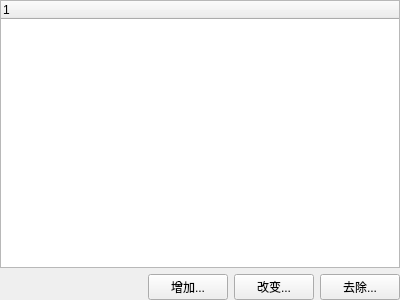
<?xml version="1.0" encoding="UTF-8"?>
<ui version="4.0">
 <class>CAttributesEditorUI</class>
 <widget class="QWidget" name="CAttributesEditorUI">
  <property name="geometry">
   <rect>
    <x>0</x>
    <y>0</y>
    <width>400</width>
    <height>300</height>
   </rect>
  </property>
  <property name="windowTitle">
   <string>Custom Attributes</string>
  </property>
  <layout class="QVBoxLayout" name="verticalLayout">
   <property name="leftMargin">
    <number>0</number>
   </property>
   <property name="topMargin">
    <number>0</number>
   </property>
   <property name="rightMargin">
    <number>0</number>
   </property>
   <property name="bottomMargin">
    <number>0</number>
   </property>
   <item>
    <widget class="CPropertyEditorUIBase" name="Editor"/>
   </item>
   <item>
    <layout class="QHBoxLayout" name="horizontalLayout">
     <item>
      <spacer name="horizontalSpacer">
       <property name="orientation">
        <enum>Qt::Horizontal</enum>
       </property>
       <property name="sizeHint" stdset="0">
        <size>
         <width>40</width>
         <height>20</height>
        </size>
       </property>
      </spacer>
     </item>
     <item>
      <widget class="QPushButton" name="AddButton">
       <property name="statusTip">
        <string>Add new custom attribute for the selected items</string>
       </property>
       <property name="text">
        <string>增加...</string>
       </property>
      </widget>
     </item>
     <item>
      <widget class="QPushButton" name="ChangeButton">
       <property name="toolTip">
        <string>Change selected attribute's id and type</string>
       </property>
       <property name="text">
        <string>改变...</string>
       </property>
      </widget>
     </item>
     <item>
      <widget class="QPushButton" name="RemoveButton">
       <property name="statusTip">
        <string>Remove the attribute from the selected items</string>
       </property>
       <property name="text">
        <string>去除...</string>
       </property>
      </widget>
     </item>
    </layout>
   </item>
  </layout>
 </widget>
 <customwidgets>
  <customwidget>
   <class>CPropertyEditorUIBase</class>
   <extends>QTreeWidget</extends>
   <header location="global">CPropertyEditorUIBase.h</header>
  </customwidget>
 </customwidgets>
 <tabstops>
  <tabstop>Editor</tabstop>
  <tabstop>AddButton</tabstop>
  <tabstop>ChangeButton</tabstop>
  <tabstop>RemoveButton</tabstop>
 </tabstops>
 <resources/>
 <connections/>
</ui>
